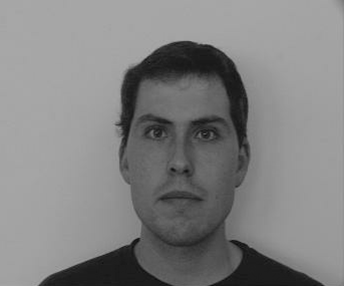
%> input picture codes/ch7_MorphologicalImageProcessing/7. 1-d Graylevel Dilation and Erosion/peter.png, 344 x 286 px
$ octave 1D_Graylevel_Erosion_Dilation.m   (GNU Octave 9; MATLAB toolbox functions it lacks are replaced by stand-ins)
%> lines starting %> are read from the running program, lines starting %| are printed output that depends on the picture
% EE368/CS232 Digital Image Processing
% Bernd Girod
% Department of Electrical Engineering, Stanford University

% Script by Qiyuan Tian and David Chen
% 1-d illustration of erosion and dilation

clear, clc, close all;

% Load test image
img = imread('peter.png');
%> img is the input picture: size 286x344 uint8; min 13, max 171, mean 129.8

% Pick out column for 1-d example
originalSignal = img(150 : 249, 180)';
%> originalSignal = 100 values, max 117 at index 15, min 38 at index 49, mean 83.77

% Loop over different lengths of SE
for len = 1 : 2 : 21

    se = strel('line', len, 0);
    dilatedSignal = imdilate(originalSignal, se);
    erodedSignal = imerode(originalSignal, se);

    axes('Parent', figure, 'FontSize', 15);
    plot(originalSignal, 'bo'), hold on;
    plot(originalSignal, 'b--')
    plot(dilatedSignal, 'r');
    plot(erodedSignal, 'g');
    title(['Structure element length = ', num2str(len)]);
    saveas(gcf, ['1D_Erosion_Dilation_' num2str(len) '.png']);

end % len
%> this loop made 11 passes
%> pass 1, `title(['Structure element length = ', num2str(len)]);`:
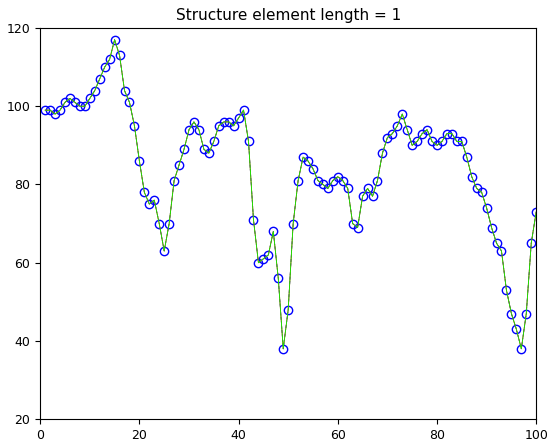
%> figure redrawn from the program's plot data; highest point at x = 15, y = 117
%> pass 2, `title(['Structure element length = ', num2str(len)]);`:
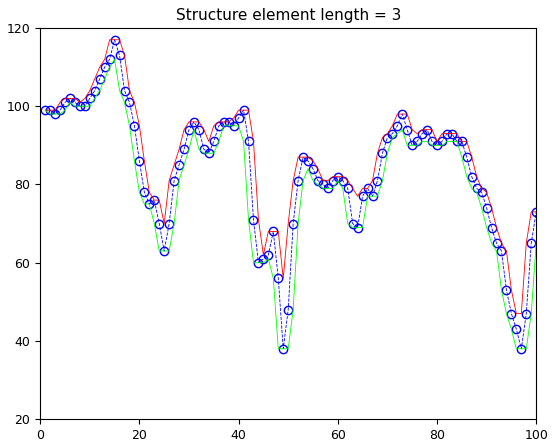
%> figure redrawn from the program's plot data; highest point at x = 15, y = 117; curve peaks at x = 14, y = 117; curve peaks at x = 15, y = 112
